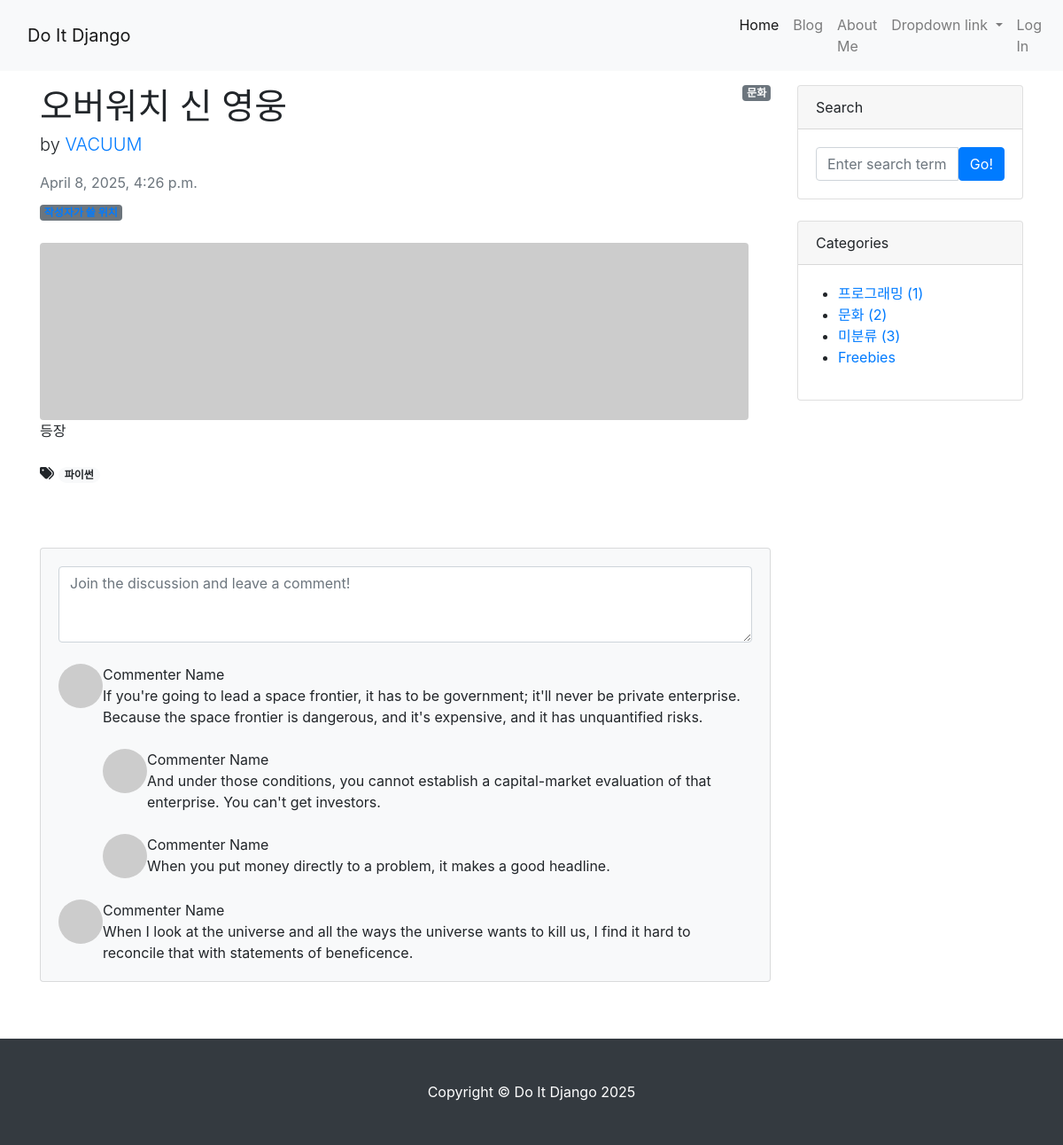
The app's page /blog/2/ with its own data.
### blog/models.py (models this page shows, shortened)
class Post(models.Model):
    title = models.CharField(max_length=30)
    hook_text = models.CharField(max_length=100, blank=True)
    content = models.TextField()
    head_image = models.ImageField(upload_to='blog/images/%Y/%m/%d/', blank=True)
    file_upload = models.FileField(upload_to='blog/files/%Y/%m/%d/', blank=True)
    created_at = models.DateTimeField(auto_now_add=True)
    updated_at = models.DateTimeField(auto_now=True)
    author = models.ForeignKey(User, null=True, on_delete=models.SET_NULL)
    category = models.ForeignKey(Category, null=True, blank=True, on_delete=models.SET_NULL)
    tags = models.ManyToManyField(Tag, null=True, blank=True)

class Category(models.Model):
    name = models.CharField(max_length=50, unique=True)
    slug = models.SlugField(max_length=200, unique=True, allow_unicode=True)
    def __str__(self):
        return self.name
    def get_absolute_url(self):
        return f'/blog/category/{self.slug}/'
    class Meta:
        verbose_name_plural = 'Categories'

class Tag(models.Model):
    name = models.CharField(max_length=50, unique=True)
    slug = models.SlugField(max_length=200, unique=True, allow_unicode=True)
    def __str__(self):
        return self.name
    def get_absolute_url(self):
        return f'/blog/tag/{self.slug}/'

### blog/views.py (the view)
# urls.py: path('<int:pk>/', views.PostDetail.as_view()),
class PostDetail(DetailView):
    model = Post
    def get_context_data(self, **kwargs):
        context = super(PostDetail, self).get_context_data()
        context['categories'] = Category.objects.all()
        context['no_category_post_count'] = Post.objects.filter(category=None).count()
        return context

### blog/templates/blog/post_detail.html (shortened to what this page needs)
{% extends 'blog/base.html' %}
{% block main_area %}
    <div id="post-area">
        {% if post.category %}
            <span class="badge badge-secondary float-right">{{post.category}}</span>
        {% else %}
            <span class="badge badge-secondary float-right">미분류</span>
        {% endif %}
        <article>
            <header class="mb-4" >
                <h1 class="fw-bolder mb-1">{{post.title}}</h1>
                <p class="lead">
                    by
                    <a href="#">{{post.author | upper}}</a>
                </p>
                <div class="text-muted fst-italic mb-2">{{post.created_at}}</div>
                <a class="badge bg-secondary text-decoration-none link-light" href="#!">작성자가 쓸 위치</a>
            </header>
            {% if p.head_image %}
            <figure class="mb-4"><img class="img-fluid rounded" src="{{post.head_image.url}}" alt="{{post.title}} head_image" /></figure>
            {% else %}
                <img class="img-fluid rounded" src="https://picsum.photos/seed/{{post.id}}/800/200" alt="random_image" />
            {% endif %}
            <section class="mb-5">
                <p class="fs-5 mb-4">{{post.content}}</p>
                 {% if post.tags.exists %}
                <i class="fas fa-tags"></i>
                {% for tag in post.tags.iterator %}
                    <a href="{{tag.get_absolute_url}}"><span class="badge badge-pill badge-light">{{tag}}</span></a>
                    {% endfor %}
                    <br/>
                    <br/>
                {% endif %}
            </section>
        </article>
    </div>
    <section class="mb-5">
        <div class="card bg-light">
            <div class="card-body" id="comment-area">
                <form class="mb-4"><textarea class="form-control" rows="3" placeholder="Join the discussion and leave a comment!"></textarea></form>
                <div class="d-flex mb-4">
                    <div class="flex-shrink-0"><img class="rounded-circle" src="https://dummyimage.com/50x50/ced4da/6c757d.jpg" alt="..." /></div>
                    <div class="ms-3">
                        <div class="fw-bold">Commenter Name</div>
                        If you're going to lead a space frontier, it has to be government; it'll never be private enterprise. Because the space frontier is dangerous, and it's expensive, and it has unquantified risks.
                        <div class="d-flex mt-4">
                            <div class="flex-shrink-0"><img class="rounded-circle" src="https://dummyimage.com/50x50/ced4da/6c757d.jpg" alt="..." /></div>
                            <div class="ms-3">
                                <div class="fw-bold">Commenter Name</div>
                                And under those conditions, you cannot establish a capital-market evaluation of that enterprise. You can't get investors.
                            </div>
                        </div>
                        <div class="d-flex mt-4">
                            <div class="flex-shrink-0"><img class="rounded-circle" src="https://dummyimage.com/50x50/ced4da/6c757d.jpg" alt="..." /></div>
                            <div class="ms-3">
                                <div class="fw-bold">Commenter Name</div>
                                When you put money directly to a problem, it makes a good headline.
                            </div>
                        </div>
                    </div>
                </div>
                <div class="d-flex">
                    <div class="flex-shrink-0"><img class="rounded-circle" src="https://dummyimage.com/50x50/ced4da/6c757d.jpg" alt="..." /></div>
                    <div class="ms-3">
                        <div class="fw-bold">Commenter Name</div>
                        When I look at the universe and all the ways the universe wants to kill us, I find it hard to reconcile that with statements of beneficence.
                    </div>
                </div>
            </div>
        </div>
    </section>
{% endblock %}

### blog/templates/blog/base.html (shortened to what this page needs)
<!DOCTYPE html>
{% load static %}
<html lang="ko">
<head>
    <link  href="{% static '/blog/bootstrap/bootstrap.min.css' %}" rel="stylesheet" type="text/css">
</head>
<body>
  {% include 'blog/navbar.html' %}
      <div class="container my-3">
        <div class="row">
            <div class="col-md-8 col-lg-9" id="main-area">
             {% block main_area %}
             {% endblock %}
            </div>
            <div class="col-md-4 col-lg-3">
                <div class="card mb-4">
                    <div class="card-header">Search</div>
                    <div class="card-body">
                        <div class="input-group">
                            <input class="form-control" type="text" placeholder="Enter search term..." aria-label="Enter search term..." aria-describedby="button-search" />
                            <button class="btn btn-primary" id="button-search" type="button">Go!</button>
                        </div>
                    </div>
                </div>
                <div class="card mb-4" id="categories-card">
                    <div class="card-header">Categories</div>
                    <div class="card-body">
                        <div class="row">
                                <ul>
                                    {% for category in categories %}
                                    <li><a href="{{category.get_absolute_url}}">{{category}} ({{category.post_set.count}})</a></li>
                                    {% endfor %}
                                    <li><a href="/blog/category/no_category/">미분류 ({{no_category_post_count}})</a></li>
                                    <li><a href="#!">Freebies</a></li>
                                </ul>
                            </div>
                            </div>
                        </div>
                    </div>
                </div>
            </div>
    {% include 'blog/footer.html' %}
</body>
</html>

### records on screen
Post: category "문화", title "오버워치 신 영웅", author "VACUUM", created_at "April 8, 2025, 4:26 p.m.", content "등장"
Tag: name "파이썬"
Category: name "프로그래밍", post_set.count "1"
Category: name "문화", post_set.count "2"

### other values on screen
{{ no_category_post_count }} "3"
